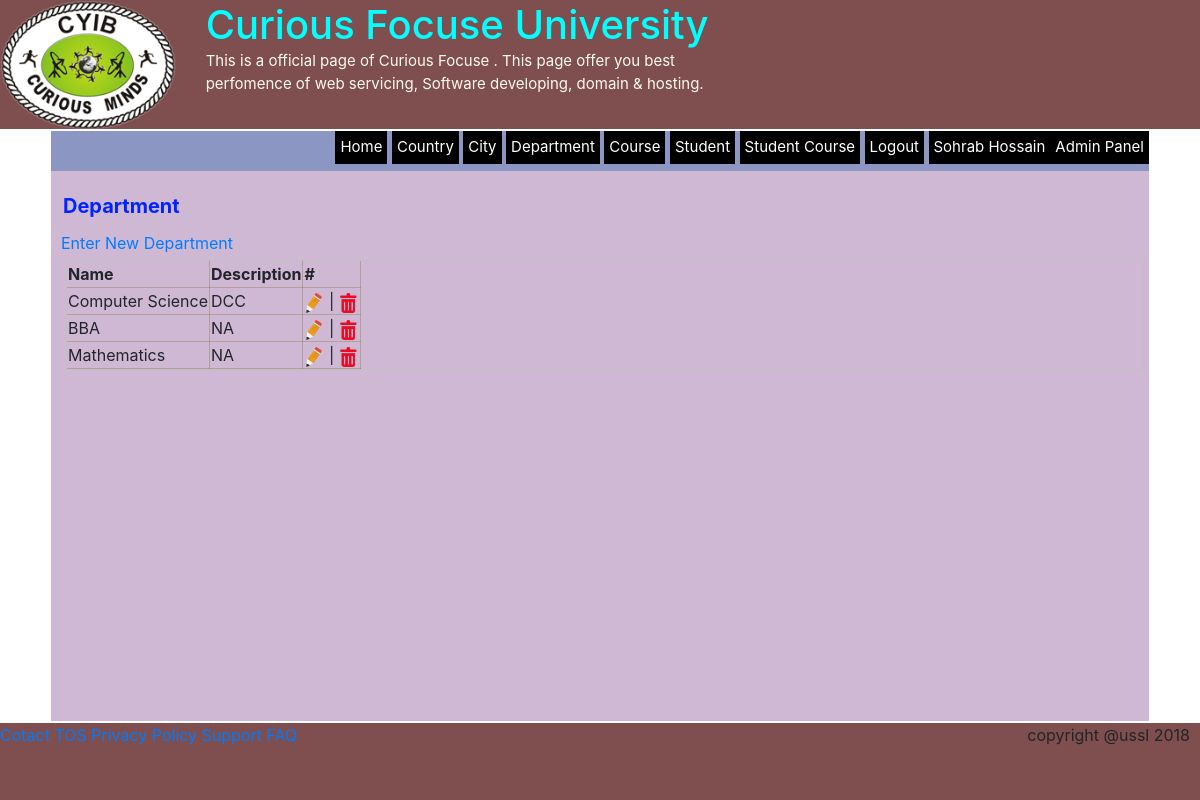
Screenshot of /?a=department (signed in) with the database file from the repository.
### tables this page shows
CREATE TABLE `department` (
  `id` int(11) NOT NULL,
  `name` varchar(200) DEFAULT NULL,
  `description` varchar(500) DEFAULT NULL
);

### client/department.php (the view)
<div class="links">
	<a href="?p=department_new">Enter New Department</a>
</div>
<?php
	$cn = mysqli_connect("localhost", "root", "", "dbuscoaching");
	$sql = "SELECT id, name, description FROM department";
	$table = mysqli_query($cn,$sql);
	print '<table class="table-responsive">';
	print '<tr><th>Name</th><th>Description</th><th>#</th></tr>';
	while($row = mysqli_fetch_assoc($table))
	{
		print '<tr>';
		print '<td>'.htmlentities($row["name"]).'</td>';
		print '<td>'.htmlentities($row["description"]).'</td>';
		print '<td><a href="#"><img src="images/edit.png" height="20" title="Edit" alt="Edit"/></a> |
		<a href="#"><img src="images/delete01.png" height="20" title="Delete" alt="Delete"></a></td>';
		print '</tr>';
	}
	print '</table>';
?>

### css/index.css (style rules this page uses)
* { margin: 0 auto 0 auto; }
body { background: rgba(137,163,158,0.53); font-family: Segoe, "Segoe UI", "DejaVu Sans", "Trebuchet MS", Verdana, "sans-serif"; font-size: 14px; }

### css/table.css (style rules this page uses)
table { min-width: 600px; border: thin solid silver; margin: 5px; float: left; }
td { border-right: thin solid rgba(114,100,25,0.30); border-bottom: thin solid rgba(114,100,25,0.30); }
th { border-right: thin solid rgba(114,100,25,0.30); border-bottom: thin solid rgba(114,100,25,0.30); }

### rows the page displays
department: name "Computer Science", description "DCC"
department: name "BBA", description "NA"
department: name "Mathematics", description "NA"

### other values shown
$_SESSION['name'] "Sohrab Hossain"
str_replace("_"," ",$_GET['a']) "Department"
